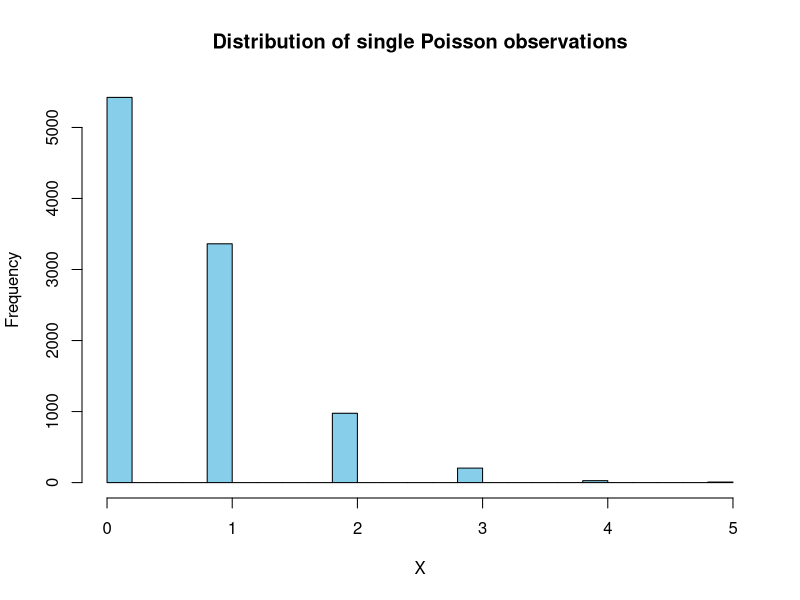
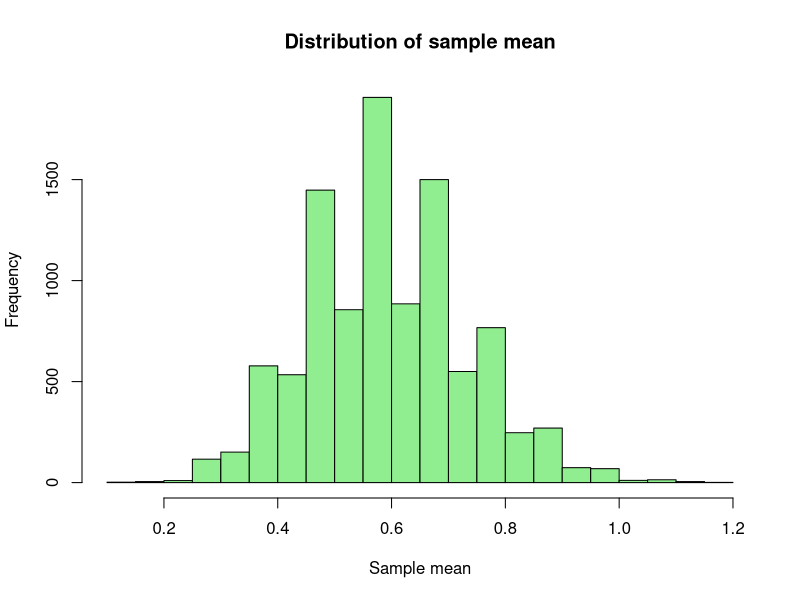

These figures' R source, in order:
## ---- chunk 1
knitr::opts_chunk$set(echo = TRUE)
## ---- chunk 2
install.packages("rmarkdown")
set.seed(6)
theta <- 0.6
alpha_vec <- c(0.1, 0.05, 0.01)

simulate_once <- function(n, M, theta, alpha_vec){
  # Generate values with Poisson(theta) distribution
  x <- matrix(rpois(n*M, lambda = theta), nrow = n)
  sample_mean <- colMeans(x)
  sample_sd   <- apply(x, 2, sd)
  
  for (alpha in alpha_vec){
    z <- qnorm(1 - alpha/2)
    tcrit <- qt(1 - alpha/2, df = n - 1)
    
    #2: normal CI with known variance θ
    se_known <- sqrt(theta / n)
    lower2 <- sample_mean - z * se_known
    upper2 <- sample_mean + z * se_known
    cover2 <- mean(theta >= lower2 & theta <= upper2)
    len2   <- mean(upper2 - lower2)   # довжина тут однакова, але беремо mean
    
    #3: solved quadratic inequality
    # θ1,2 = (2n x̄ + z^2 ± sqrt(4 n z^2 x̄ + z^4)) / (2n)
    disc <- sqrt(4 * n * z^2 * sample_mean + z^4)
    lower3 <- (2 * n * sample_mean + z^2 - disc) / (2 * n)
    upper3 <- (2 * n * sample_mean + z^2 + disc) / (2 * n)
    
    cover3 <- mean(theta >= lower3 & theta <= upper3)
    len3_mean <- mean(upper3 - lower3)
    len3_max  <- max(upper3 - lower3)
    
    #4: t-interval with sample sd
    se_hat <- sample_sd / sqrt(n)
    lower4 <- sample_mean - tcrit * se_hat
    upper4 <- sample_mean + tcrit * se_hat
    
    cover4 <- mean(theta >= lower4 & theta <= upper4)
    len4_mean <- mean(upper4 - lower4)
    len4_max  <- max(upper4 - lower4)
    
    cat("n =", n, ", M =", M, ", alpha =", alpha, "\n")
    cat("  Method (2) known var:   coverage =", cover2,
        ", mean length =", len2, "\n")
    cat("  Method (3) quadratic:   coverage =", cover3,
        ", mean length =", len3_mean,
        ", max length =", len3_max, "\n")
    cat("  Method (4) t-interval:  coverage =", cover4,
        ", mean length =", len4_mean,
        ", max length =", len4_max, "\n\n")
  }
}

n <- 30
M <- 10000
theta <- 0.6

x <- rpois(M, theta)
hist(x, breaks = 20, col = "skyblue",
     main = "Distribution of single Poisson observations",
     xlab = "X")

means <- replicate(M, mean(rpois(n, theta)))
hist(means, breaks = 30, col = "lightgreen",
     main = "Distribution of sample mean",
     xlab = "Sample mean")

simulate_once(n = 10,  M = 10000, theta = theta, alpha_vec = alpha_vec)
simulate_once(n = 30,  M = 10000, theta = theta, alpha_vec = alpha_vec)
simulate_once(n = 100, M = 10000, theta = theta, alpha_vec = alpha_vec)
